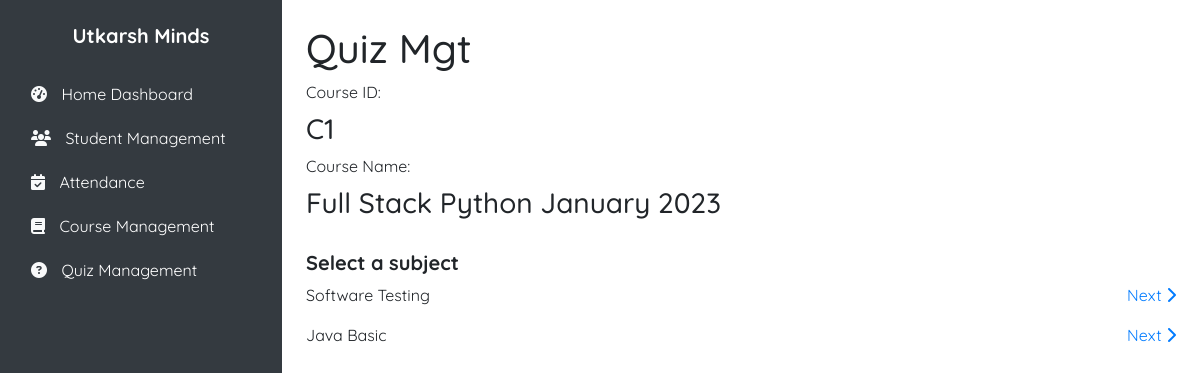
The app's page /quizmgt/subject_select/C1 with its own data.
### coursemgt/models.py (models this page shows, shortened)
class Course(models.Model):
    c_id = models.TextField(primary_key=True)
    cname = models.CharField(max_length=255)
    cduration = models.IntegerField()

class Subject(models.Model):
    sb_id = models.TextField(primary_key=True)
    sbname = models.CharField(max_length=255)
    courses = models.ManyToManyField(Course, related_name='subjects')
    def __str__(self):
        return self.sbname

### quizmgt/views.py (the view)
# urls.py: path("subject_select/<str:c_id>", views.subject_select),
def subject_select(request, c_id):
    c=Course.objects.get(pk=c_id)
    subjects= c.subjects.all()
    return render(request, 'quizmgt/subject_select.html', {'c': c, 'subjects':subjects})

### quizmgt/templates/quizmgt/subject_select.html (shortened to what this page needs)
{% extends "base.html" %}
{% block body %}
<h1>Quiz Mgt</h1>
    <label for="cid">Course ID: </label>
    <h3>{{c.c_id}}</h3>
    <label for="cname">Course Name: </label>
    <h3>{{c.cname}}</h3>
    <br>
    <h5>Select a subject</h5>
    <div class="list-group">
        {% for s in subjects %}
        <div class="d-flex justify-content-between align-items-center mb-3 course-list-item">
            <span>{{s}}</span>
            <a href="/quizmgt/student_list/{{ c.c_id }}/{{ s.sbname}}" class="next-btn">
                Next <i class="fa-solid fa-chevron-right"></i>
            </a>
        </div>
        {% endfor %}
    </div>
    {% endblock body %}

### static/css/base_style.css (style rules this page uses)
body { margin: 0; padding: 0; font-family: "Quicksand", sans-serif; font-optical-sizing: auto; font-style: normal; }

### templates/base.html (style rules this page uses)
h5 { font-size: 1.25rem; font-weight: bold; }
.d-flex { display: flex; }
.min-vh-100 { min-height: 100vh; }

### records on screen
Course: c_id "C1", cname "Full Stack Python January 2023"
Subject: sbname "Software Testing"
Subject: sbname "Java Basic"
